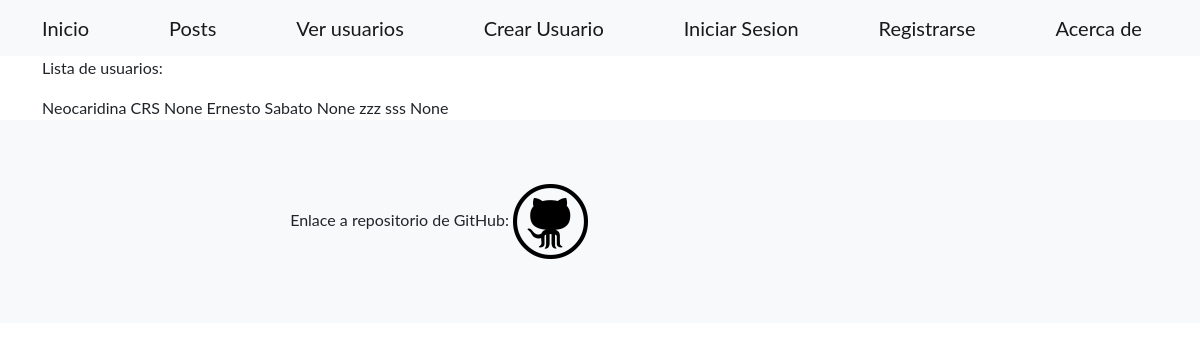
/posts/, run on an earlier commit of the app's database.
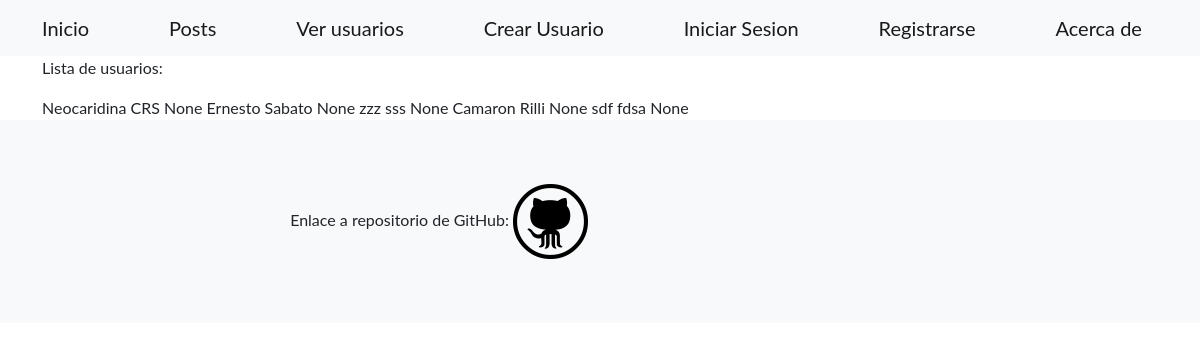
And on a later commit of the database.
### home/models.py (models this page shows, shortened)
class Usuario(models.Model):
    nombre = models.CharField(max_length=30)
    apellido = models.CharField(max_length=30)
    edad = models.IntegerField()
    fecha_nacimiento = models.DateField()
    descripcion = RichTextField(null=True)
    imagen = models.ImageField(upload_to='imagen',null=True, blank=True)

### home/views.py (the view)
# urls.py: path('posts/', views.Posts.as_view(), name="posts"),
class Posts(ListView):
    model = Usuario
    template_name = 'home/listado_posts.html'

### home/templates/home/listado_posts.html (shortened to what this page needs)
{% extends 'home/base.html'%}
{% block cuerpo %}
<p>Lista de usuarios:</p>
{% if object_list %}
    {% for usuario in object_list%}
    {{usuario.nombre}}
    {{usuario.apellido}}
    {{usuario.descripcion | safe}}
    {% endfor %}
{%else%}
No se encontraron resultados de la busqueda!
{% endif %}
{% endblock cuerpo %}

### home/templates/home/base.html (shortened to what this page needs)
<!DOCTYPE html>
<html lang="en">
    <head>
        {% load static %}
        <link href={% static 'css/styles.css' %} rel="stylesheet" />
    </head>
    <body>
        <nav class="navbar navbar-light bg-light static-top">
            <div class="container">
                <a class="navbar-brand" href={% url "index" %}>Inicio</a>
                <a class="navbar-brand" href={% url "posts" %}>Posts</a>
                <a class="navbar-brand" href={% url "ver_usuarios" %}>Ver usuarios</a>
                <a class="navbar-brand" href={% url "crear_usuario" %}>Crear Usuario</a>
                {% if request.user.is_authenticated %}
                <a class="navbar-brand" href={% url "perfil" %}>{{request.user.username}}</a>
                <a class="navbar-brand" href={% url "cerrar_sesion" %}>Cerrar Sesion</a>
                {% else %}
                <a class="navbar-brand" href={% url "iniciar_sesion" %}>Iniciar Sesion</a>
                <a class="navbar-brand" href={% url "registrar" %}>Registrarse</a>
                {% endif %}
                <a class="navbar-brand" href={% url "acerca_de" %}>Acerca de</a>
            </div>
        </nav>
        <div class="container">
        {% block cuerpo %}
        {% endblock cuerpo %}
        </div>
            <footer class="footer bg-light">
                <div class="container">
                    <div class="row">
                        <div class="col-lg-6 h-100 text-center text-lg-end my-auto">
                            <ul class="list-inline mb-0">
                                <li>
                                    Enlace a repositorio de GitHub: <a href="https://github.com/weghonos/Entrega1-Quipildor.git">
                                        <img src={% static '/assets/img/githublogo.png' %} width="75" height="75">
                                    </a>
                                </li>
                            </ul>
                        </div>
                    </div>
                </div>
            </footer>
    </body>
</html>

What changed in the data, as far as the page shows it:
added Usuario: nombre "Camaron", apellido "Rilli", descripcion "None"
added Usuario: nombre "sdf", apellido "fdsa", descripcion "None"
